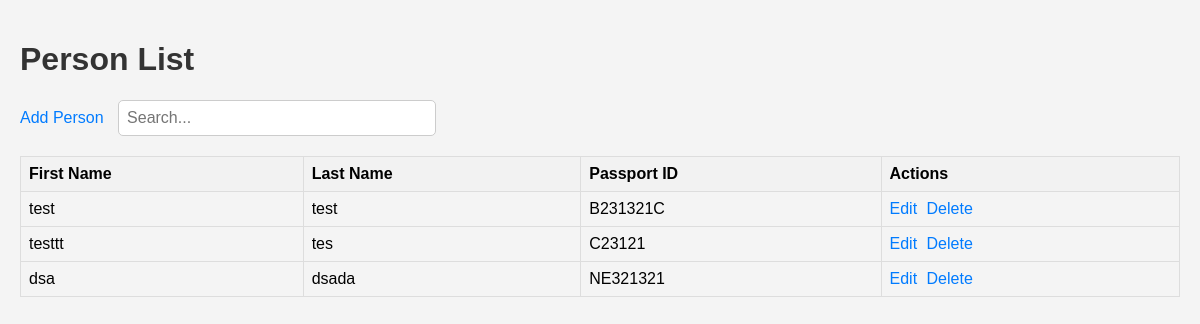
Before: / with the older database file.
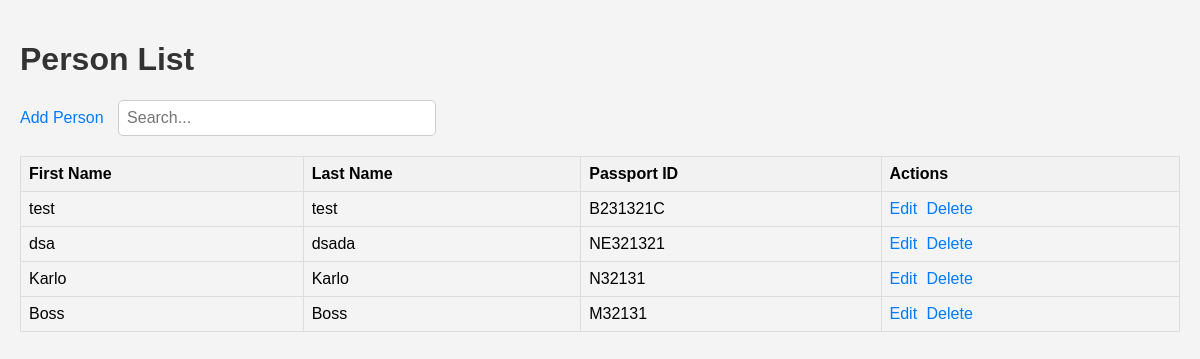
After: the same page with the newer database file.
### diocar_app/models.py (models this page shows, shortened)
class Person(models.Model):
    first_name = models.CharField(max_length=100)
    last_name = models.CharField(max_length=100)
    passport_id = models.CharField(max_length=20)

### diocar_app/views.py (the view)
# urls.py: path('', views.person_list, name='person_list'),
def person_list(request):
    people = Person.objects.all()
    return render(request, 'diocar_app/person_list.html', {'people': people})

### diocar_app/templates/diocar_app/person_list.html (shortened to what this page needs)
<!DOCTYPE html>
<html>
<head>
    {% load static %}
    <link rel="stylesheet" type="text/css" href="{% static 'diocar_app/person_list.css' %}">
</head>
<body>
    <h1>Person List</h1>
    <a href="{% url 'person_new' %}">Add Person</a>
    <input type="text" id="searchInput" placeholder="Search..." oninput="filterTable()">
    <table border="1" id="peopleTable">
        <tr>
            <th>First Name</th>
            <th>Last Name</th>
            <th>Passport ID</th>
            <th>Actions</th>
        </tr>
        {% for person in people %}
        <tr class="personRow">
            <td>{{ person.first_name }}</td>
            <td>{{ person.last_name }}</td>
            <td>{{ person.passport_id }}</td>
            <td>
                <a href="{% url 'person_edit' person.pk %}">Edit</a>
                <a href="{% url 'person_delete' person.pk %}">Delete</a>
            </td>
        </tr>
        {% endfor %}
    </table>
</body>
</html>

### diocar_app/static/diocar_app/person_list.css (style rules this page uses)
body { font-family: Arial, sans-serif; margin: 0; padding: 20px; background-color: #f4f4f4; }
h1 { color: #333; }
a { text-decoration: none; color:#007bff; margin-right: 10px; }
#searchInput { padding: 8px; margin-bottom: 20px; width: 300px; border-radius: 5px; border: 1px solid #ccc; font-size: 16px; }
table { border-collapse: collapse; width: 100%; margin-bottom: 20px; }
th, td { border: 1px solid #ddd; padding: 8px; text-align: left; }
th { background-color: #f2f2f2; }
td a { margin-right: 5px; }

Changed rows visible on the page:
removed Person: first_name "testtt", last_name "tes", passport_id "C23121"
added Person: first_name "Karlo", last_name "Karlo", passport_id "N32131"
added Person: first_name "Boss", last_name "Boss", passport_id "M32131"
